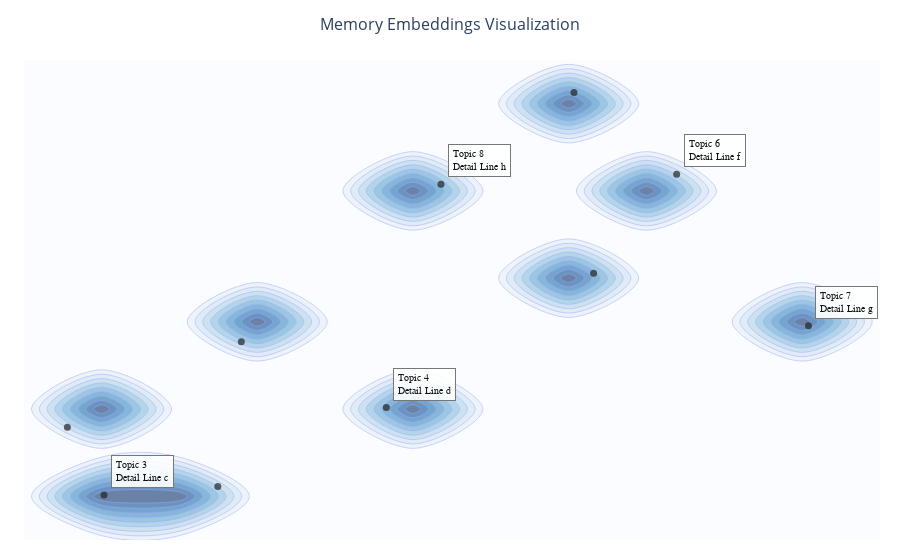

Write notebook code for a chart like this one.
### Code cell
import numpy as np
import pandas as pd
import plotly.express as px
import plotly.graph_objects as go
import datetime
from sklearn.cluster import KMeans
from scipy.spatial import distance 


cluster_number = 5
# 2. Perform Clustering
kmeans = KMeans(n_clusters=cluster_number, random_state=42, n_init='auto')
df['cluster'] = kmeans.fit_predict(vectors_2d)
cluster_centers = kmeans.cluster_centers_

# 3. Find Closest Point to each Cluster Center
closest_points_indices = []
for i in range(len(cluster_centers)):
    center = cluster_centers[i]
    points_in_cluster = df[df['cluster'] == i][['x', 'y']].values
    
    if len(points_in_cluster) == 0: # Should not happen with this data
        continue
        
    # Calculate distances from the center to all points in this cluster
    distances_to_center = [distance.euclidean(point, center) for point in points_in_cluster]
    
    # Find the index of the minimum distance *within the subset of points_in_cluster*
    min_dist_idx_in_subset = np.argmin(distances_to_center)
    
    # Get the original index from the main dataframe
    original_idx = df[df['cluster'] == i].index[min_dist_idx_in_subset]
    closest_points_indices.append(original_idx)

df_closest_points = df.loc[closest_points_indices]
print("DataFrame of points closest to cluster centers:")
print(df_closest_points[['x', 'y', 'content', 'cluster']])

# 4. Create Plot
# Base density contour
fig = px.density_contour(df, x='x', y='y',
                         nbinsx=cluster_number * 2, nbinsy=cluster_number * 2) # nbinsx/y from previous good version

# Style the contour trace
fig.update_traces(
    contours_coloring='fill',
    colorscale='Blues',
    contours_showlabels=False,
    opacity=0.6, # Slightly more transparent to see points better
    selector=dict(type='histogram2dcontour')
)
if len(fig.data) > 0 and isinstance(fig.data[0], go.Histogram2dContour):
    fig.data[0].showscale = False

# Add ALL scatter points (not just the closest ones)
# The user's snippet used px.scatter().data[0], which is a way to add a trace
# Let's use go.Scatter for more direct control and consistency
fig.add_trace(go.Scatter(
    x=df['x'],
    y=df['y'],
    mode='markers',
    marker=dict(
        color='#222222', # Dark markers
        size=7,
        opacity=0.7
    ),
    # Add hover data for ALL points
    customdata=df[['content', 'timestamp']],
    hovertemplate="<b>Content:</b> %{customdata[0]}<br><b>Timestamp:</b> %{customdata[1]}<extra></extra>"
))


# Add Text Labels with Boxes ONLY for the closest points
for i, row in df_closest_points.iterrows():
    fig.add_annotation(
        x=row['x'],
        y=row['y'],
        text=row['content_html'], # Use HTML formatted content
        showarrow=False,
        xanchor="left",
        yanchor="bottom",
        xshift=7,
        yshift=7,
        font=dict(family="Arial, Sans-serif", size=10, color="#111111"),
        align="left",
        bordercolor="#777777",
        borderwidth=1,
        borderpad=4,
        bgcolor="rgba(255, 255, 255, 0.9)", # Slightly more opaque box
        opacity=1
    )

# Layout and Styling (similar to previous good version)
fig.update_layout(
    title_text='Memory Embeddings Visualization',
    title_font_size=16,
    title_x=0.5,
    template='plotly_white',
    showlegend=False,
    xaxis=dict(showgrid=False, zeroline=False, visible=False),
    yaxis=dict(showgrid=False, zeroline=False, visible=False),
    margin=dict(l=20, r=20, t=60, b=20),
    hovermode='closest' # Enable hover for the scatter trace
)

### Figure 1 — Plotly figure (JSON) as saved in the notebook; plotly's stock layout.template omitted (floating-point values rounded to 4 significant figures)
{"data": [{"colorscale": [[0, "rgb(247,251,255)"], [0.125, "rgb(222,235,247)"], [0.25, "rgb(198,219,239)"], [0.375, "rgb(158,202,225)"], [0.5, "rgb(107,174,214)"], [0.625, "rgb(66,146,198)"], [0.75, "rgb(33,113,181)"], [0.875, "rgb(8,81,156)"], [1, "rgb(8,48,107)"]], "contours": {"coloring": "fill", "showlabels": false}, "hovertemplate": "x=%{x}<br>y=%{y}<br>count=%{z}<extra></extra>", "legendgroup": "", "line": {"color": "#636efa"}, "name": "", "nbinsx": 10, "nbinsy": 10, "opacity": 0.6, "showlegend": false, "showscale": false, "type": "histogram2dcontour", "x": [3.497, 3.648, 2.766, 4.579, 2.531, 6.444, 7.29, 4.93, 5.785, 5.91], "xaxis": "x", "xbingroup": "x", "y": [2.862, 4.523, 2.766, 3.767, 3.543, 6.441, 4.704, 6.325, 7.377, 5.305], "yaxis": "y", "ybingroup": "y"}, {"customdata": [["Topic 1\nDetail Line a", "2025-04-26 16:56"], ["Topic 2\nDetail Line b", "2025-04-22 16:56"], ["Topic 3\nDetail Line c", "2025-04-29 16:56"], ["Topic 4\nDetail Line d", "2025-04-18 16:56"], ["Topic 5\nDetail Line e", "2025-04-21 16:56"], ["Topic 6\nDetail Line f", "2025-04-16 16:56"], ["Topic 7\nDetail Line g", "2025-05-08 16:56"], ["Topic 8\nDetail Line h", "2025-05-06 16:56"], ["Topic 9\nDetail Line i", "2025-04-22 16:56"], ["Topic 10\nDetail Line j", "2025-05-04 16:56"]], "hovertemplate": "<b>Content:</b> %{customdata[0]}<br><b>Timestamp:</b> %{customdata[1]}<extra></extra>", "marker": {"color": "#222222", "opacity": 0.7, "size": 7}, "mode": "markers", "type": "scatter", "x": [3.497, 3.648, 2.766, 4.579, 2.531, 6.444, 7.29, 4.93, 5.785, 5.91], "y": [2.862, 4.523, 2.766, 3.767, 3.543, 6.441, 4.704, 6.325, 7.377, 5.305]}], "layout": {"annotations": [{"align": "left", "bgcolor": "rgba(255, 255, 255, 0.9)", "bordercolor": "#777777", "borderpad": 4, "borderwidth": 1, "font": {"color": "#111111", "family": "Arial, Sans-serif", "size": 10}, "opacity": 1, "showarrow": false, "text": "Topic 4<br>Detail Line d", "x": 4.579, "xanchor": "left", "xshift": 7, "y": 3.767, "yanchor": "bottom", "yshift": 7}, {"align": "left", "bgcolor": "rgba(255, 255, 255, 0.9)", "bordercolor": "#777777", "borderpad": 4, "borderwidth": 1, "font": {"color": "#111111", "family": "Arial, Sans-serif", "size": 10}, "opacity": 1, "showarrow": false, "text": "Topic 7<br>Detail Line g", "x": 7.29, "xanchor": "left", "xshift": 7, "y": 4.704, "yanchor": "bottom", "yshift": 7}, {"align": "left", "bgcolor": "rgba(255, 255, 255, 0.9)", "bordercolor": "#777777", "borderpad": 4, "borderwidth": 1, "font": {"color": "#111111", "family": "Arial, Sans-serif", "size": 10}, "opacity": 1, "showarrow": false, "text": "Topic 3<br>Detail Line c", "x": 2.766, "xanchor": "left", "xshift": 7, "y": 2.766, "yanchor": "bottom", "yshift": 7}, {"align": "left", "bgcolor": "rgba(255, 255, 255, 0.9)", "bordercolor": "#777777", "borderpad": 4, "borderwidth": 1, "font": {"color": "#111111", "family": "Arial, Sans-serif", "size": 10}, "opacity": 1, "showarrow": false, "text": "Topic 6<br>Detail Line f", "x": 6.444, "xanchor": "left", "xshift": 7, "y": 6.441, "yanchor": "bottom", "yshift": 7}, {"align": "left", "bgcolor": "rgba(255, 255, 255, 0.9)", "bordercolor": "#777777", "borderpad": 4, "borderwidth": 1, "font": {"color": "#111111", "family": "Arial, Sans-serif", "size": 10}, "opacity": 1, "showarrow": false, "text": "Topic 8<br>Detail Line h", "x": 4.93, "xanchor": "left", "xshift": 7, "y": 6.325, "yanchor": "bottom", "yshift": 7}], "hovermode": "closest", "legend": {"tracegroupgap": 0}, "margin": {"b": 20, "l": 20, "r": 20, "t": 60}, "showlegend": false, "title": {"font": {"size": 16}, "text": "Memory Embeddings Visualization", "x": 0.5}, "xaxis": {"anchor": "y", "domain": [0, 1], "showgrid": false, "title": {"text": "x"}, "visible": false, "zeroline": false}, "yaxis": {"anchor": "x", "domain": [0, 1], "showgrid": false, "title": {"text": "y"}, "visible": false, "zeroline": false}}}
